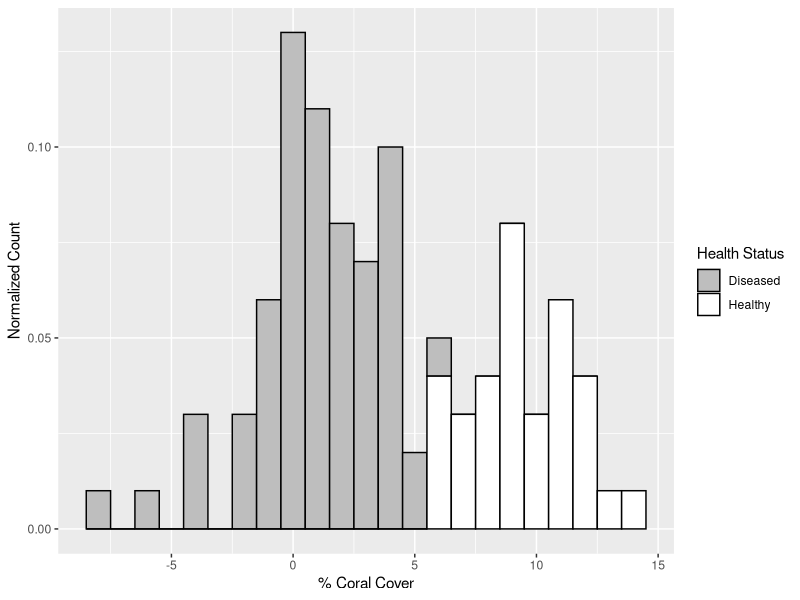
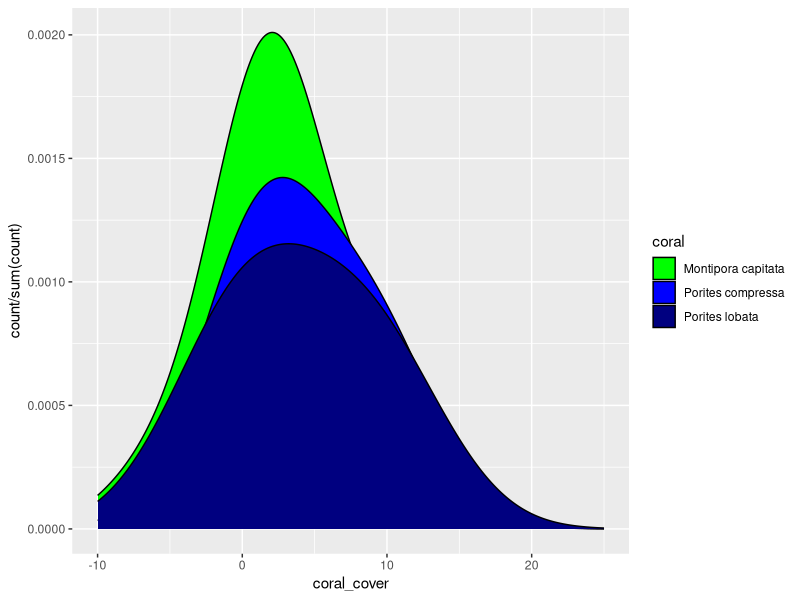

Write R code to recreate these figures, in order.
# install and import needed libraries
install.packages("tidyverse")
install.packages("ggplot2")
library(tidyverse)
library(ggplot2)

# Question 1
# create a function that manually computes standard deviation
x <- c(1,2,3)
st_dv <- function(x) {
  sqrt(sum((x - mean(x))^2/(length(x)- 1)))
}
st_dv(x)
# use assertthat to make sure sd_x and sd return the same values for 3 test vectors
library(assertthat)
a <- 1:25
b <- 20:22
c <- 2.5:45
assert_that(sd(a) == st_dv(a), sd(b) == st_dv(b), sd(c) == st_dv(c))

# Question 2
# create a tibble that contains two columns, 'coral' and  'health status'
coral_pop = c("Montipora capitata",
              "Porites compressa",
              "Porites lobata")
# randomly sample 100 coral species
coral = sample(coral_pop, size=100, replace=TRUE)
# randomly sample health status of coral using specific parameters
# TRUE = disease (prob = 0.3), FALSE = not diseased (prob = 0.8)
status = as.logical(c("TRUE", "FALSE"))
health_status = sample(status, size=100, replace=TRUE, prob = c(0.3, 0.8))
coral_health_tbl <- tibble(data.frame(coral,health_status))
coral_health_tbl

# Question 3
# create column that represents coral cover values
coral_health_tbl$coral_cover[coral_health_tbl$health_status==T]=rnorm(n=length(
  coral_health_tbl$coral[coral_health_tbl$health_status==T]),mean=9,sd=2)
coral_health_tbl$coral_cover[coral_health_tbl$health_status==F]=rnorm(n=length(
  coral_health_tbl$coral[coral_health_tbl$health_status==F]),mean=1,sd=3)
coral_health_tbl
                        
# Question 4
# add column of binary health status (status = FALSE, 0; status = TRUE, 1)
coral_health_tbl$binary_health_status <- as.integer(coral_health_tbl$health_status)
view(coral_health_tbl)

# Question 5
# plot the distribution of coral cover for healthy versus diseased corals
ggplot(data=coral_health_tbl, mapping = aes(x=coral_cover, y=stat(count / sum(count)), fill = health_status)) +
  scale_fill_manual(values = c("grey", "white"), name = "Health Status", labels = c("Diseased", "Healthy")) +
  geom_histogram(col = "black", binwidth=1) +
  labs(x = "% Coral Cover", y = "Normalized Count")

# Question 6  
# Create plot highlighting distribution per species
ggplot(coral_health_tbl, aes(x=coral_cover, fill=coral))+scale_fill_manual(values = c("green", "blue","navy"))+
  geom_density(aes(y=..count../sum(..count..)),adjust=2, colour = "black")+xlim(c(-10,25))  
